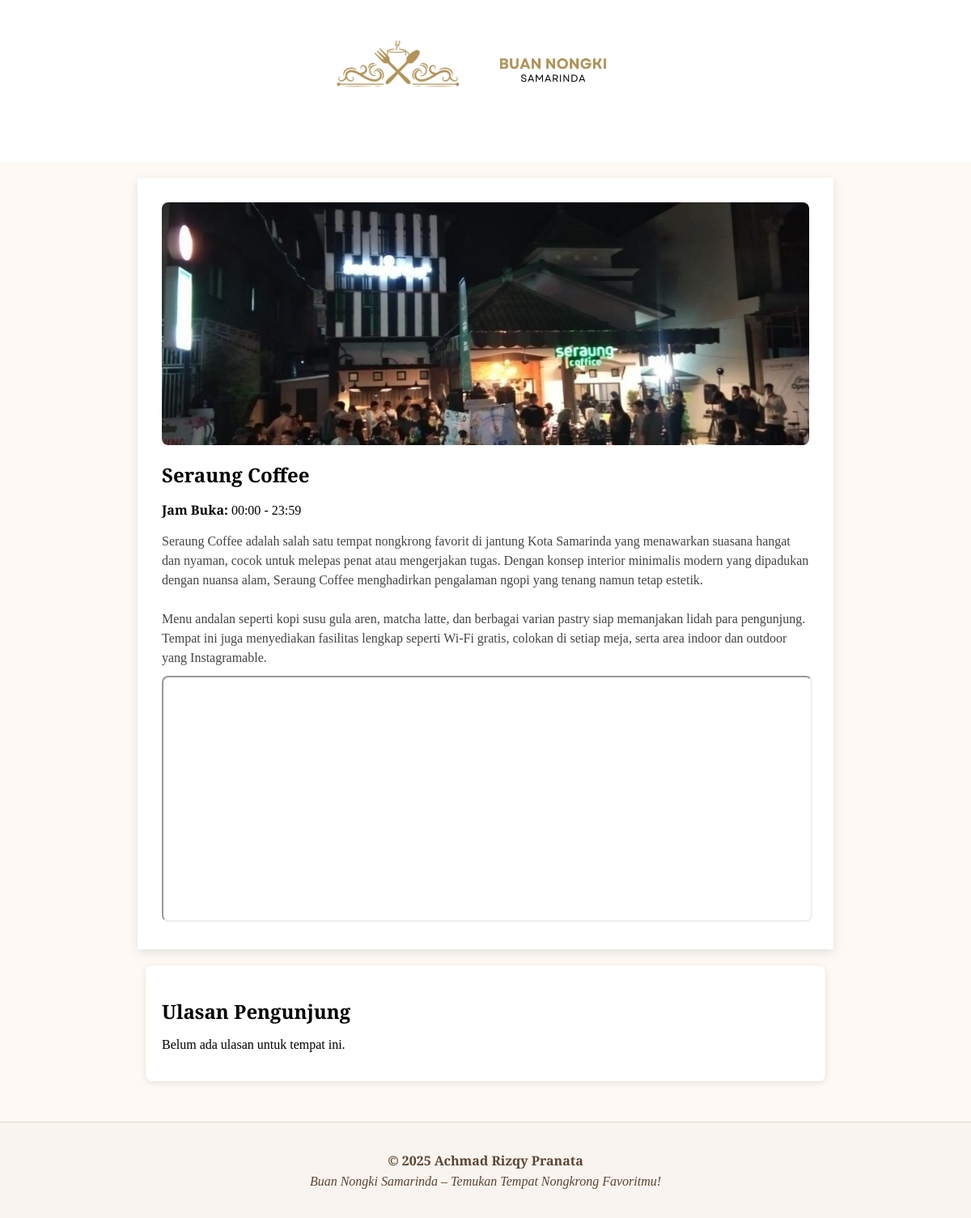
The app's page /detail.php?id=9 with its own data.
### tables this page shows
CREATE TABLE `tempat_ngopi` (
  `id` int(11) NOT NULL,
  `nama_tempat` varchar(100) DEFAULT NULL,
  `gambar` varchar(255) DEFAULT NULL,
  `jam_buka` time DEFAULT NULL,
  `jam_tutup` time DEFAULT NULL,
  `deskripsi` text DEFAULT NULL,
  `maps_link` text DEFAULT NULL,
  `lokasi` varchar(100) DEFAULT NULL
);

### detail.php (the view, shortened to what this page needs)
<?php
include 'koneksi.php';
$id = intval($_GET['id']);
$sql = "SELECT * FROM tempat_ngopi WHERE id = $id";
$result = $koneksi->query($sql);
$tempat = $result->fetch_assoc();
$reviews = $koneksi->query("SELECT * FROM review_user WHERE tempat_id = $id ORDER BY created_at DESC");
?>
<!DOCTYPE html>
<html lang="id">
<head>
    <link rel="stylesheet" href="https://cdnjs.cloudflare.com/ajax/libs/font-awesome/6.5.0/css/all.min.css">
    <link rel="stylesheet" href="styles.css">
</head>
<body>
<div id="page">
    <nav class="main-nav" style="position: sticky; top: 0; z-index: 999; background-color: #fff;">
        <div class="container">
            <div class="logo-wrapper text-center">
                <img src="img/logo-icon.png" alt="Logo Icon" class="logo-icon">
                <img src="img/logo-text2.png" alt="Logo Text" class="logo-text">
            </div>
        </div>
    </nav>
    <section class="detail-container">
        <img src="img/<?= $tempat['gambar'] ?>" alt="<?= htmlspecialchars($tempat['nama_tempat']) ?>" class="detail-img">
        <div class="detail-info">
            <h1><?= htmlspecialchars($tempat['nama_tempat']) ?></h1>
            <p><strong>Jam Buka:</strong> <?= substr($tempat['jam_buka'], 0, 5) ?> - <?= substr($tempat['jam_tutup'], 0, 5) ?></p>
            <div class="description"><?= nl2br(htmlspecialchars($tempat['deskripsi'])) ?></div>
            <div class="map">
                <iframe src="<?= htmlspecialchars($tempat['maps_link']) ?>" width="100%" height="300" allowfullscreen loading="lazy"></iframe>
            </div>
        </div>
    </section>
    <section class="user-reviews">
        <h2>Ulasan Pengunjung</h2>
        <?php if ($reviews->num_rows > 0): ?>
            <?php while ($rev = $reviews->fetch_assoc()): ?>
                <div class="review-box">
                    <div style="display:flex; align-items:center; gap:15px;">
                        <div>
                            <strong><?= htmlspecialchars($rev['nama_user']) ?></strong>
                            <div class="rating">
                                <i class="fas fa-star"></i> <?= $rev['rating'] ?>/5
                            </div>
                            <p><?= htmlspecialchars($rev['ulasan']) ?></p>
                            <?php if (isset($_SESSION['role']) && $_SESSION['role'] === 'admin'): ?>
                                <a href="hapus_review.php?id=<?= $rev['id'] ?>" class="btn btn-sm btn-danger mt-1" onclick="return confirm('Hapus review ini?')">Hapus Review</a>
                            <?php endif; ?>
                        </div>
                    </div>
                </div>
            <?php endwhile; ?>
        <?php else: ?>
            <p>Belum ada ulasan untuk tempat ini.</p>
        <?php endif; ?>
    </section>
    <footer class="footer-section">
        <div class="footer-container">
            <p class="copyright">&copy; 2025 Achmad Rizqy Pranata</p>
            <p class="tagline">Buan Nongki Samarinda – Temukan Tempat Nongkrong Favoritmu!</p>
        </div>
    </footer>
</div>
</body>
</html>

### styles.css (style rules this page uses)
html, body { margin: 0; font-family: 'Cormorant Garamond', serif; background-color: #fef9f4; scroll-behavior: smooth; }
.container { max-width: 1000px; margin: 0 auto; padding: 20px; }
.logo-wrapper { display: flex; align-items: center; justify-content: center; gap: 15px; margin-bottom: 30px; }
.logo-icon { height: 60px; margin-bottom: 10px; transition: all 0.3s ease-in-out; }
.logo-text { height: 45px; margin-top: 0; transition: all 0.3s ease-in-out; }
.main-nav { position: fixed; top: 0; left: 0; width: 100%; background-color: transparent; padding: 30px 0; z-index: 999; transition: all 0.4s ease-in-out; }
.footer-section { background-color: #f9f4ef; padding: 30px 0; border-top: 1px solid #e0d6c8; }
.footer-container { max-width: 1200px; margin: 0 auto; text-align: center; font-family: 'Cormorant Garamond', serif; color: #5c4432; }
.footer-container p { margin: 6px 0; font-size: 16px; }
.footer-container .copyright { font-weight: 600; }
.footer-container .tagline { font-style: italic; }
.detail-container { display: flex; flex-direction: column; padding: 30px; gap: 20px; background-color: white; margin: 20px auto; max-width: 800px; box-shadow: 0 4px 12px rgba(0, 0, 0, 0.1); }
.detail-img { width: 100%; height: 300px; object-fit: cover; border-radius: 8px; }
.detail-info h1 { margin: 0; }
.description { color: #444; line-height: 1.5; }
.map iframe { border-radius: 8px; margin-top: 10px; }
.user-reviews { max-width: 800px; margin: 0 auto 50px; padding: 20px; background-color: #fff; box-shadow: 0 2px 8px rgba(0, 0, 0, 0.1); border-radius: 8px; }
.user-reviews h2 { margin-bottom: 15px; }

### records on screen
tempat_ngopi: gambar (picture), nama_tempat "Seraung Coffee", jam_buka "00:00", jam_tutup "23:59", deskripsi "Seraung Coffee adalah salah satu tempat nongkrong favorit di jantung Kota Samarinda yang menawarkan suasana hangat dan nyaman, cocok untuk melepas penat atau mengerjakan tugas. Dengan konsep interior minimalis modern yang dipadukan dengan nuansa alam, Seraung Coffee menghadirkan pengalaman ngopi yang tenang namun tetap estetik. Menu andalan seperti kopi susu gula aren, matcha latte, dan berbagai varian pastry siap memanjakan lidah para pengunjung. Tempat ini juga menyediakan fasilitas lengkap seperti Wi-Fi gratis, colokan di setiap meja, serta area indoor dan outdoor yang Instagramable."
